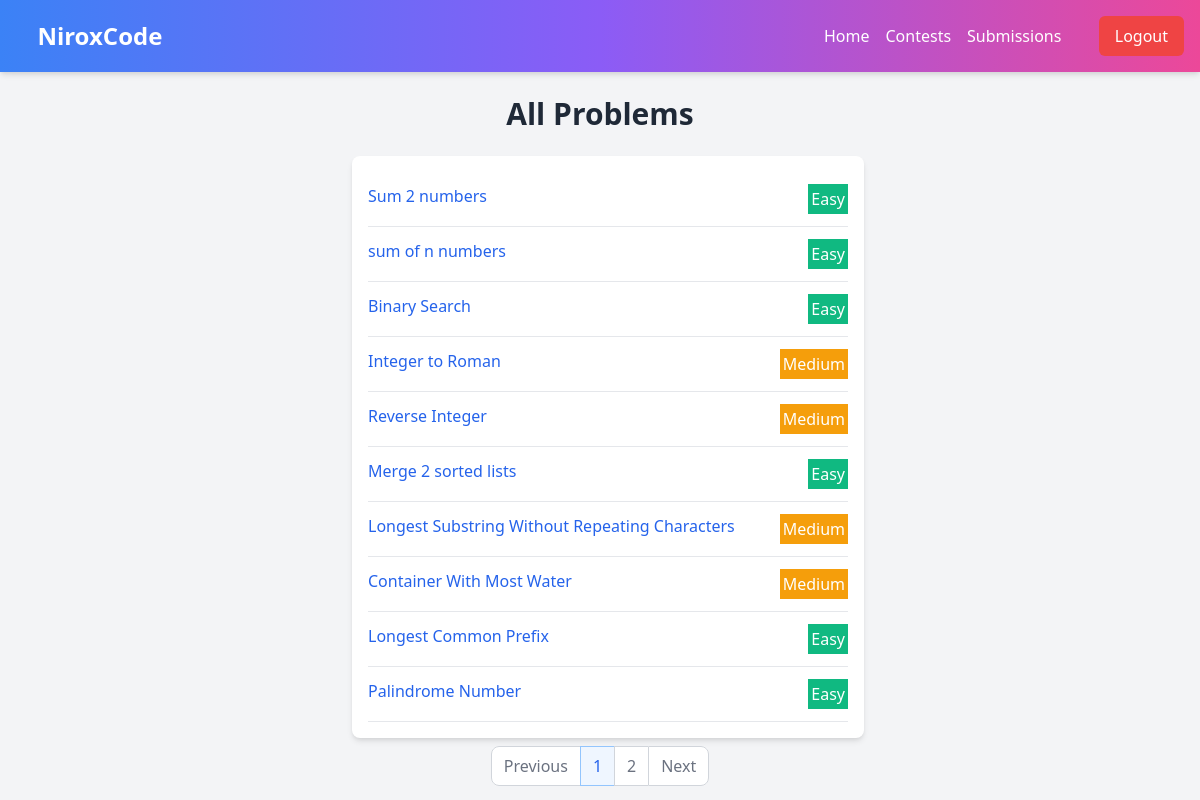
Screenshot of /home/all_problems/ (signed in) with the database file from the repository.
### home/models.py (models this page shows)
class Problem(models.Model):
    name=models.CharField(max_length=100)
    difficulty = models.CharField(
        max_length=10,
        blank=True,
        choices=[("Hard", "Hard"), ("Easy", "Easy"), ("Medium", "Medium")],
    )
    description=models.TextField()
    added_at=models.DateTimeField(auto_now_add=True)
    for_contest=models.BooleanField(default=False)
    has_image=models.BooleanField(default=False)
    image = models.ImageField(upload_to='media/images/', blank=True, null=True)
    def __str__(self):
        return self.name

### home/views.py (the view)
# urls.py: path('all_problems/', all_problems, name='home'),
@ login_required
def all_problems(request):
    problems = Problem.objects.filter(for_contest=False)
    paginator = Paginator(problems, 10)  # Show 10 problems per page
    page_number = request.GET.get('page')
    page_obj = paginator.get_page(page_number)
    return render(request, 'all_problems.html', {'page_obj': page_obj})

### home/templates/all_problems.html (shortened to what this page needs)
<!DOCTYPE html>
<html lang="en">
<head>
    <link href="https://cdn.jsdelivr.net/npm/tailwindcss@2.2.19/dist/tailwind.min.css" rel="stylesheet">
</head>
<body class="bg-gray-100">
    <nav class="bg-gradient-to-r from-blue-500 via-purple-500 to-pink-500 p-4 shadow-md w-full flex justify-between items-center fixed top-0 left-0 right-0">
        <div class="container mx-auto flex justify-between items-center">
            <a href="#" class="text-white text-2xl font-bold">NiroxCode</a>
            <div class="flex space-x-4">
                <a href="/home/all_problems/" class="text-white hover:text-gray-200 transition duration-200">Home</a>
                <a href="#" class="text-white hover:text-gray-200 transition duration-200">Contests</a>
                <a href="/home/submissions/" class="text-white hover:text-gray-200 transition duration-200">Submissions</a>
            </div>
        </div>
        {% if user.is_authenticated %}
        <form method="post" action="{% url 'logout' %}" class="ml-4">
            <button type="submit" class="px-4 py-2 text-white bg-red-500 rounded-md hover:bg-red-600 transition duration-200">Logout</button>
        </form>
        {% endif %}
    </nav>
    <main class="pt-24 flex flex-col items-center justify-center w-full">
        <h1 class="text-3xl font-bold mb-6 text-center text-gray-800">All Problems</h1>
        <ul class="w-full max-w-lg bg-white shadow-md rounded-lg p-4 ml-4">
            {% for problem in page_obj %}
                <li class="border-b last:border-b-0 text-left">
                    <a href="/home/all_problems/{{ problem.id }}/" class="block py-3 text-blue-600 hover:text-blue-800 transition duration-200 flex justify-between">
                        <span>{{ problem }}</span>
                        <span class="problemtag {% if problem.difficulty == 'Easy' %}bg-green-500{% elif problem.difficulty == 'Medium' %}bg-yellow-500{% else %}bg-red-500{% endif %}">
                            {{ problem.difficulty }}
                        </span>
                    </a>
                </li>
            {% endfor %}
        </ul>
        <div class="mt-4">
            <nav class="flex justify-center">
                <ul class="inline-flex items-center -space-x-px">
                    {% if page_obj.has_previous %}
                        <li>
                            <a href="?page={{ page_obj.previous_page_number }}" class="py-2 px-3 ml-0 leading-tight text-gray-500 bg-white rounded-l-lg border border-gray-300 hover:bg-gray-100 hover:text-gray-700">Previous</a>
                        </li>
                    {% else %}
                        <li>
                            <span class="py-2 px-3 ml-0 leading-tight text-gray-500 bg-white rounded-l-lg border border-gray-300 cursor-not-allowed">Previous</span>
                        </li>
                    {% endif %}
                    {% for num in page_obj.paginator.page_range %}
                        {% if page_obj.number == num %}
                            <li>
                                <span class="py-2 px-3 leading-tight text-blue-600 bg-blue-50 border border-blue-300">{{ num }}</span>
                            </li>
                        {% else %}
                            <li>
                                <a href="?page={{ num }}" class="py-2 px-3 leading-tight text-gray-500 bg-white border border-gray-300 hover:bg-gray-100 hover:text-gray-700">{{ num }}</a>
                            </li>
                        {% endif %}
                    {% endfor %}
                    {% if page_obj.has_next %}
                        <li>
                            <a href="?page={{ page_obj.next_page_number }}" class="py-2 px-3 leading-tight text-gray-500 bg-white rounded-r-lg border border-gray-300 hover:bg-gray-100 hover:text-gray-700">Next</a>
                        </li>
                    {% else %}
                        <li>
                            <span class="py-2 px-3 leading-tight text-gray-500 bg-white rounded-r-lg border border-gray-300 cursor-not-allowed">Next</span>
                        </li>
                    {% endif %}
                </ul>
            </nav>
        </div>
    </main>
</body>
</html>

### home/templates/all_problems.html (style rules this page uses)
.problemtag { padding: 3px; color: white; }

### rows the page displays
Problem: name "Sum 2 numbers", difficulty "Easy"
Problem: name "sum of n numbers", difficulty "Easy"
Problem: name "Binary Search", difficulty "Easy"
Problem: name "Integer to Roman", difficulty "Medium"
Problem: name "Reverse Integer", difficulty "Medium"
Problem: name "Merge 2 sorted lists", difficulty "Easy"
Problem: name "Longest Substring Without Repeating Characters", difficulty "Medium"
Problem: name "Container With Most Water", difficulty "Medium"
Problem: name "Longest Common Prefix", difficulty "Easy"
Problem: name "Palindrome Number", difficulty "Easy"

### other values shown
{{ num }} "1"
{{ num }} "2"
